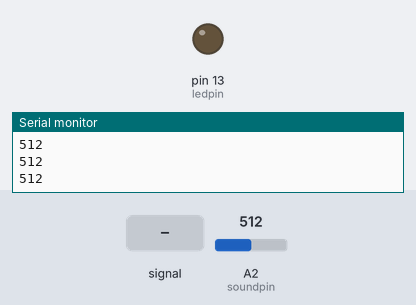
Bench run of a sketch on a simulated Arduino Uno, built with avr-gcc and run on an emulated ATmega328P. Shown: output pins drawn as LEDs (lit = HIGH), the last lines printed to the serial monitor. The inputs (shaded band) are chosen by the test bench; at power-on: A2 (soundpin) = 512.

Above: at 1.2 s.
1.3 s: A2 (soundpin) fed a 1000 Hz sine of ±255 counts around its level
At 2.0 s:
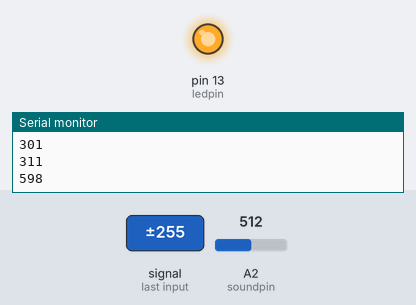
4.3 s: A2 (soundpin) set to 550
5.8 s: A2 (soundpin) set to 523
At 7.0 s:
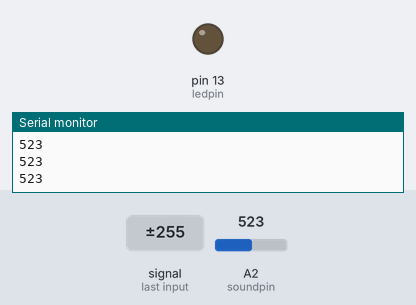
7.8 s: A2 (soundpin) set to 716
At 8.9 s:
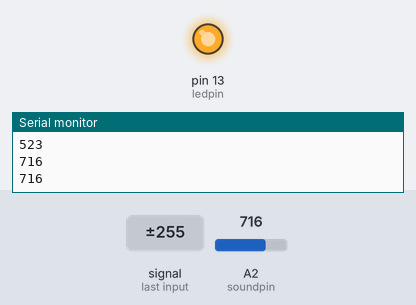
Timing chart, 0 to 10.3 s (numbered marks = the images above; inputs shaded):
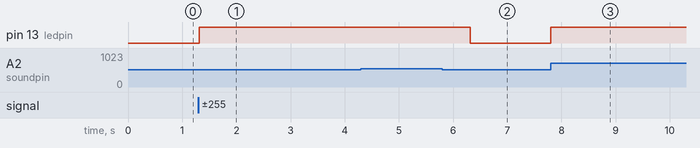

The sketch:

3._Sound_Sensor.ino
```cpp
/*
 *  Created by RoboticSchools
 *  Robotics and Coding always fun when we're doing with our hands.
 *  " Welcome to the Roboteer's World "
 *
 *  LED ON & OFF BASED ON FREQUENCY OF SOUND USING SOUND SENSOR
 */

const int ledpin=13;           // ledpin and soundpin are not changed throughout the process
const int soundpin=A2;
const int threshold=540;       // sets threshold value for sound sensor

void setup() {

 Serial.begin(9600);
 pinMode(ledpin,OUTPUT);
 pinMode(soundpin,INPUT);

}

void loop() {

 int soundsens=analogRead(soundpin); // reads analog data from sound sensor
 Serial.println(soundsens);

 if (soundsens>=threshold) {

  digitalWrite(ledpin,HIGH); //turns led on
  delay(1000);

 }

 else{

  digitalWrite(ledpin,LOW);

 }
}
```

Measured:
- after the input at 1.3 s, pin 13 (ledpin): LOW → HIGH at once
- after the input at 5.8 s, pin 13 (ledpin): HIGH → LOW after 0.52 s
- after the input at 7.8 s, pin 13 (ledpin): LOW → HIGH at once
